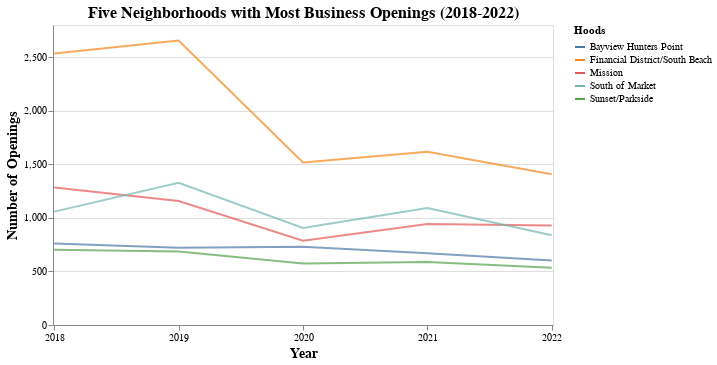

Notebook cell for this chart:
### Code cell
# Visualize top five neighborhoods by openings over the past five years
alt.Chart(sf_biz_hood_line).mark_line().encode(
    x=alt.X('Start_Year:O', axis=alt.Axis(title='Year', format='d', labelAngle=0, titleFontSize=14), scale=alt.Scale(padding=0.01)),
    y=alt.Y("Count_Openings", axis=alt.Axis(title='Number of Openings', titleFontSize=14), sort="-x"),
    color="Hoods",
    tooltip=[alt.Tooltip('Count_Openings', format='.0f')]
).properties(
    title=alt.TitleParams("Five Neighborhoods with Most Business Openings (2018-2022)", fontSize=16),
    width=500
).configure_legend(
    labelFontSize=11,
    titleFontSize=14
).configure(
    line={
        'strokeWidth': 2,  # change the line thickness
        'opacity': 0.7,  # change the line opacity
    }
)

### Figure 1 — Vega-Lite specification as saved in the notebook (floating-point values rounded to 4 significant figures)
{"config": {"view": {"continuousWidth": 400, "continuousHeight": 300}, "line": {"strokeWidth": 2, "opacity": 0.7}}, "data": {"name": "data-172bd2782f4668ccfd4549c6bd68ec52"}, "mark": "line", "encoding": {"color": {"field": "Hoods", "type": "nominal"}, "tooltip": [{"field": "Count_Openings", "format": ".0f", "type": "quantitative"}], "x": {"axis": {"format": "d", "labelAngle": 0, "title": "Year", "titleFontSize": 14}, "field": "Start_Year", "scale": {"padding": 0.01}, "type": "ordinal"}, "y": {"axis": {"title": "Number of Openings", "titleFontSize": 14}, "field": "Count_Openings", "sort": "-x", "type": "quantitative"}}, "title": {"text": "Five Neighborhoods with Most Business Openings (2018-2022)", "fontSize": 16}, "width": 500, "$schema": "https://vega.github.io/schema/vega-lite/v4.17.0.json", "datasets": {"data-172bd2782f4668ccfd4549c6bd68ec52": [{"Hoods": "Bayview Hunters Point", "Start_Year": "2018", "Count_Openings": 760}, {"Hoods": "Bayview Hunters Point", "Start_Year": "2019", "Count_Openings": 722}, {"Hoods": "Bayview Hunters Point", "Start_Year": "2020", "Count_Openings": 731}, {"Hoods": "Bayview Hunters Point", "Start_Year": "2021", "Count_Openings": 670}, {"Hoods": "Bayview Hunters Point", "Start_Year": "2022", "Count_Openings": 601}, {"Hoods": "Financial District/South Beach", "Start_Year": "2018", "Count_Openings": 2535}, {"Hoods": "Financial District/South Beach", "Start_Year": "2019", "Count_Openings": 2655}, {"Hoods": "Financial District/South Beach", "Start_Year": "2020", "Count_Openings": 1517}, {"Hoods": "Financial District/South Beach", "Start_Year": "2021", "Count_Openings": 1617}, {"Hoods": "Financial District/South Beach", "Start_Year": "2022", "Count_Openings": 1408}, {"Hoods": "Mission", "Start_Year": "2018", "Count_Openings": 1284}, {"Hoods": "Mission", "Start_Year": "2019", "Count_Openings": 1157}, {"Hoods": "Mission", "Start_Year": "2020", "Count_Openings": 787}, {"Hoods": "Mission", "Start_Year": "2021", "Count_Openings": 943}, {"Hoods": "Mission", "Start_Year": "2022", "Count_Openings": 928}, {"Hoods": "South of Market", "Start_Year": "2018", "Count_Openings": 1058}, {"Hoods": "South of Market", "Start_Year": "2019", "Count_Openings": 1327}, {"Hoods": "South of Market", "Start_Year": "2020", "Count_Openings": 906}, {"Hoods": "South of Market", "Start_Year": "2021", "Count_Openings": 1092}, {"Hoods": "South of Market", "Start_Year": "2022", "Count_Openings": 837}, {"Hoods": "Sunset/Parkside", "Start_Year": "2018", "Count_Openings": 703}, {"Hoods": "Sunset/Parkside", "Start_Year": "2019", "Count_Openings": 687}, {"Hoods": "Sunset/Parkside", "Start_Year": "2020", "Count_Openings": 574}, {"Hoods": "Sunset/Parkside", "Start_Year": "2021", "Count_Openings": 588}, {"Hoods": "Sunset/Parkside", "Start_Year": "2022", "Count_Openings": 535}]}}
